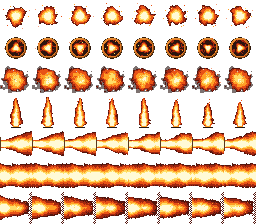
#> input picture assets/effects/fire_sheet.png, 256 x 224 px, found by its file name
$ python astra.py
#> lines starting #> are read from the running program, lines starting #| are printed output that depends on the picture; after the words box and inside, x2 and y2 are one past the last pixel; in counts of white or black regions, pixels touching at a corner belong together
### tools/enemy_art/fire.py
"""FIRE, drawn for a top-down game (a proposal sheet: five kinds, eight looping frames each, 32 x 32 cells: the size of every effect sprite in this game).

Fire seen from ABOVE is not a tongue standing up on a page: it is a hot core with a ragged, churning skirt that licks outward in every direction,
brightest at the middle and breaking into dark red and ember at the rim; a jet from a wall is a fan that opens as it travels; an engine's exhaust is a
teardrop with a pulsing core.  So each kind here is a polar or a plume field of animated noise, cut into SIX flat colour bands (white-yellow, yellow, orange,
red, dark red, char) with a Bayer dither at every band edge: pixel art, no smooth gradients.  Every loop closes (time enters only through cos/sin of one
turn), and nothing is random: the same run writes the same bytes.

    python tools/enemy_art/fire.py        ->  build/fire_sheet.png (256 x 224, raw)  and  build/fire_preview.png (the contact sheet, labelled)

Rows: 0 HEARTH (a campfire, a pyre, a forge mouth: a swirl of tongues round a core)   1 BRAZIER (the same fire in a bronze bowl: the lamps, the altars, the
shrine)   2 GROUND (burning ground: Jvala's cinders, Agneya's trail, the ash)   3 EXHAUST (an engine seen from above, streaming up the cell: the ships)
4 JET MOUTH + 5 JET BODY + 6 JET TIP (a vent in a wall flaming to the right: the mouth, then the body tiled end to end, then the tip; the Smelters' vents)."""
import math
import os

import numpy as np
from PIL import Image, ImageDraw

S = 32                 # a cell: every effect (fire, smoke, water ...) is 32 x 32 px
Z = 64 // S            # the shapes below are designed on a 64-unit field and SAMPLED at every Z-th point, so a 32 px cell is drawn natively, never shrunk
N = 8
TAU = math.pi * 2

# the six bands, brightest first (rgb); the seventh colour is the char at the rim
BANDS = np.array([
    (255, 250, 214),   # white-yellow: the core
    (255, 222, 104),   # yellow
    (255, 158, 38),    # orange
    (232, 82, 22),     # red
    (160, 38, 16),     # dark red
    (84, 22, 14),      # char, at the very rim
], dtype=np.uint8)
THRESH = np.array([0.80, 0.58, 0.38, 0.20, 0.07])   # v above each = that band; below the last = char; below 0.0 = nothing

BAYER = np.array([[0, 8, 2, 10], [12, 4, 14, 6], [3, 11, 1, 9], [15, 7, 13, 5]]) / 16.0 - 0.5
GY, GX = np.mgrid[0:S, 0:S]
BAY = BAYER[GY % 4, GX % 4]
YS, XS = GY * Z + (Z - 1) / 2.0, GX * Z + (Z - 1) / 2.0     # the field's own coordinates (0..63)


def _hash(ix, iy, seed):
    n = (ix * 374761393 + iy * 668265263 + seed * 1442695041) & 0xFFFFFFFF
    n = ((n ^ (n >> 13)) * 1274126177) & 0xFFFFFFFF
    return ((n ^ (n >> 16)) & 0xFFFF) / 65535.0


def vnoise(x, y, seed=1):
    """Smooth value noise on the plane."""
    x0, y0 = np.floor(x).astype(np.int64), np.floor(y).astype(np.int64)
    fx, fy = x - x0, y - y0
    fx, fy = fx * fx * (3 - 2 * fx), fy * fy * (3 - 2 * fy)
    a, b = _hash(x0, y0, seed), _hash(x0 + 1, y0, seed)
    c, d = _hash(x0, y0 + 1, seed), _hash(x0 + 1, y0 + 1, seed)
    return a * (1 - fx) * (1 - fy) + b * fx * (1 - fy) + c * (1 - fx) * fy + d * fx * fy


def fbm(x, y, seed=1):
    return 0.55 * vnoise(x, y, seed) + 0.30 * vnoise(x * 2.1, y * 2.1, seed + 7) + 0.15 * vnoise(x * 4.3, y * 4.3, seed + 13)


def quantise(v, alpha_floor=0.0):
    """A field 0..1 into the six flat bands, dithered at every edge; below the floor there is no fire at all."""
    out = np.zeros((S, S, 4), dtype=np.uint8)
    vd = v + BAY * 0.07
    idx = np.full(v.shape, 5, dtype=np.int64)               # char by default
    for k, th in reversed(list(enumerate(THRESH))):
        idx = np.where(vd > th, k, idx)
    live = (v + BAY * 0.02) > alpha_floor
    out[live, :3] = BANDS[idx[live]]
    out[live, 3] = 255
    return out


def put(img, x, y, colour, alpha=255):
    xi, yi = int(math.floor(x / Z)), int(math.floor(y / Z))        # (x, y) are field coordinates
    if 0 <= xi < S and 0 <= yi < S:
        img[yi, xi, :3] = colour
        img[yi, xi, 3] = alpha


def embers(img, t, n, r0, r1, cx=31.5, cy=31.5, seed=3, spread=TAU):
    """Sparks that leave the fire: each travels outward over the loop and cools yellow, orange, red as it goes."""
    for k in range(n):
        ph = (t + _hash(k, 1, seed)) % 1.0
        a = (k * 2.399963 + _hash(k, 2, seed) * 0.8) % spread
        r = r0 + (r1 - r0) * ph
        put(img, cx + math.cos(a) * r, cy + math.sin(a) * r, BANDS[1] if ph < 0.35 else BANDS[2] if ph < 0.7 else BANDS[3], 255 if ph < 0.85 else 140)


# ---------------------------------------------------------------- 0. HEARTH: a swirl of tongues round a core, seen from above
# [114 lines left out: functions hearth, brazier, ground, exhaust, _stream, not called in this run]


def jet_body(t):
    v, _, _ = _stream(t, 1.0, 1.0)
    return quantise(v)


# [23 lines left out: functions jet_mouth, jet_tip, not called in this run]


KINDS = [("HEARTH", hearth), ("BRAZIER", brazier), ("GROUND", ground), ("EXHAUST", exhaust), ("JET MOUTH", jet_mouth), ("JET BODY", jet_body), ("JET TIP", jet_tip)]


# [24 lines left out: functions build, preview, not called in this run]


# [6 lines that do not run on import are left out]

### tools/enemy_art/astra.py
"""THE ASTRAS, drawn: one 32 x 32 sheet per astra, eight frames a row, in the language of fire.py (six flat colour bands, Bayer dither, every loop closes,
nothing is random).  This file holds the AGNI ASTRA ("the pyre": 12 fireballs fall in a circle the pilot aims, each bursts, ignites and leaves a burning patch).

    python tools/enemy_art/astra.py     ->  build/astra_agni.png (256 x 128, raw)   build/astra_agni_preview.png (labelled)   build/astra_agni_scene.png (the release, mocked)

Rows: 0 HELD   (the shard that rides the yantra while the mantra is held)    1 BALL  (the falling fireball: head and a tail of embers, tail up, turn it in code)
      2 BURST  (the impact, a ONE-SHOT: flash, ring, embers, gone - not a loop)    3 BURN  (the flame that rides a foe while it burns)
The burning PATCH left on the ground is the fire sheet's own GROUND row (fire.py), and the yantra, the reticle and the shadows are drawn as shapes in the game."""
import math
import os
import sys

import numpy as np
from PIL import Image, ImageDraw

sys.path.insert(0, os.path.dirname(os.path.abspath(__file__)))
import fire as F                                  # the bands, the dither, the noise and the 32 px cell are fire.py's, so the two sheets sit together

S, Z, N, TAU = F.S, F.Z, F.N, F.TAU
XS, YS = F.XS, F.YS
BANDS = F.BANDS


def hot(v):
    return np.clip(v, 0.0, 1.0)


# ---------------------------------------------------------------- 0. HELD: a small ball of flame, tongues licking round it
def held(t):
    p = t * TAU
    dx, dy = XS - 31.5, YS - 31.5
    d = np.hypot(dx, dy)
    th = np.arctan2(dy, dx)
    n = F.fbm(dx * 0.16 + math.cos(p) * 1.4, dy * 0.16 + math.sin(p) * 1.4, 101)
    lobes = 0.5 + 0.5 * np.sin(5 * th + p + 2.0 * n)                     # five tongues, turning once a loop
    r = 11.5 * (0.84 + 0.3 * lobes) * (0.88 + 0.26 * n)
    v = 1.0 - d / r
    v = v + 0.55 * np.exp(-(d / 4.6) ** 2)                               # the white-hot core
    img = F.quantise(hot(v) * (d < 17), 0.04)
    F.embers(img, t, 3, 10, 20, seed=7)
    return img


# ---------------------------------------------------------------- 1. BALL: a fireball dropping out of the sky, tail of embers up the cell
def ball(t):
    p = t * TAU
    hx, hy = 31.5, 44.0                                                    # the head sits low; the tail climbs the cell
    dx, dy = XS - hx, YS - hy
    d = np.hypot(dx, dy)
    u = hy - YS                                                            # up the tail from the head
    n = F.fbm(dx * 0.15 + math.cos(p) * 1.2, u * 0.12 - 1.8 * math.sin(p), 131)
    head = 1.0 - d / (10.5 * (0.85 + 0.35 * n))
    w = np.where(u > 0, 9.0 * np.clip(1 - u / 40.0, 0, 1) ** 0.8 + 0.6, 0.0)
    tail = 1.0 - np.abs(dx - 1.6 * np.sin(u * 0.28 - 2 * p)) / np.maximum(w * (0.6 + 0.8 * n), 0.5)
    tail = tail * np.clip(1.0 - u / 42.0, 0, 1) ** 0.7 * (u > 0)
    v = np.maximum(head, tail * 0.92) + 0.5 * np.exp(-(d / 4.2) ** 2)
    img = F.quantise(hot(v), 0.05)
    for k in range(6):                                                     # sparks shed from the tail
        ph = (t + F._hash(k, 3, 141)) % 1.0
        F.put(img, 31.5 + (F._hash(k, 4, 141) - 0.5) * 18, 40 - ph * 34, BANDS[1] if ph < 0.35 else BANDS[2] if ph < 0.7 else BANDS[3], 255 if ph < 0.85 else 130)
    return img


# ---------------------------------------------------------------- 2. BURST: the impact, a one-shot over eight frames (flash, shock ring, ember spray, smoke of char)
def burst(t):
    s = t * (N - 1) / (N - 1.0)                                            # 0 .. 1 over the eight frames (t is f/N, so t is at most 7/8)
    s = min(1.0, t * N / (N - 1.0))
    dx, dy = XS - 31.5, YS - 31.5
    d = np.hypot(dx, dy)
    th = np.arctan2(dy, dx)
    n = F.fbm(dx * 0.1, dy * 0.1, 161 + int(s * 3))
    ring_r = 3 + 26 * (1 - (1 - s) ** 2)                                   # the shock ring runs out fast and slows
    ring = np.exp(-((d - ring_r) / (2.0 + 2.0 * s)) ** 2) * (1.0 - s) ** 1.4 * (0.35 + 0.65 * min(1.0, s * 4))
    core = np.exp(-(d / (3.5 + 12 * math.sin(math.pi * min(1.0, s * 1.5)))) ** 2) * max(0.0, 1.4 - 1.5 * s)
    spray = (0.5 + 0.5 * np.sin(9 * th + 6 * n)) * np.exp(-((d - ring_r * 0.85) / 4.0) ** 2) * (1 - s) * 0.8
    v = hot(ring * 0.95 + core + spray * 0.6) * (0.75 + 0.4 * n) * (1.0 - 0.9 * s ** 3)
    img = F.quantise(v, 0.06)
    for k in range(10):                                                    # embers thrown outward, cooling as they go
        a = k * 2.399963 + F._hash(k, 5, 171) * 0.5
        r = 4 + (6 + 24 * F._hash(k, 6, 171)) * s
        if r < 30:
            F.put(img, 31.5 + math.cos(a) * r, 31.5 + math.sin(a) * r, BANDS[1] if s < 0.3 else BANDS[2] if s < 0.55 else BANDS[3] if s < 0.8 else BANDS[4], 255 if s < 0.85 else 120)
    return img


# ---------------------------------------------------------------- 3. BURN: the little flame that rides a burning foe (tip up, base at the foot of the cell)
def burn(t):
    p = t * TAU
    u = 62.0 - YS
    dx = XS - 31.5
    L = 36 + 4 * math.sin(p) + 2 * math.sin(2 * p + 1)
    w = np.where(u < 4, 3.0 + u, 8.5 * np.clip(1 - u / L, 0, 1) ** 0.65 + 0.6)
    wob = 1.2 * np.sin(u * 0.35 - 2 * p) * np.clip(u / 20.0, 0, 1)
    n = F.fbm((dx - wob) * 0.16 + math.cos(p), u * 0.12 - 1.6 * math.sin(p), 191)
    v = 1 - np.abs(dx - wob) / (w * (0.62 + 0.7 * n))
    v = v * np.clip((L - u) / L + 0.2, 0, 1) ** 0.6 + 0.45 * np.exp(-(dx / 3.0) ** 2) * np.clip(1 - u / (L * 0.8), 0, 1)
    v = np.where((u < -1) | (u > L), -1, v)
    img = F.quantise(v, 0.05)
    for k in range(3):
        ph = (t + F._hash(k, 7, 201)) % 1.0
        F.put(img, 31.5 + (F._hash(k, 8, 201) - 0.5) * 12, 56 - ph * 40, BANDS[2] if ph < 0.6 else BANDS[3], 255)
    return img


ROWS = [("HELD", held), ("BALL", ball), ("BURST (one-shot)", burst), ("BURN (on a foe)", burn)]


def build():
    sheet = Image.new("RGBA", (N * S, len(ROWS) * S), (0, 0, 0, 0))
#> sheet: PIL image 256x128 RGBA; every value is 0
    for r, (_, fn) in enumerate(ROWS):
        for f in range(N):
            sheet.alpha_composite(Image.fromarray(fn(f / N), "RGBA"), (f * S, r * S))
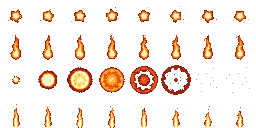
#> sheet: PIL image 256x128 RGBA; mean R, G, B, A 31.4, 17.4, 8.5, 37.5; transparent parts drawn white
    return sheet


def cell(sheet, row, frame):
    return sheet.crop((frame * S, row * S, (frame + 1) * S, (row + 1) * S))


def preview(sheet, scale=6):
#> called with scale = 6
    pad, lab = 6, 130
    W = lab + N * S * scale + pad
    H = len(ROWS) * (S * scale + pad) + pad
    bg = Image.new("RGBA", (W, H), (24, 20, 22, 255))
    d = ImageDraw.Draw(bg)
    for r, (name, _) in enumerate(ROWS):
        y = pad + r * (S * scale + pad)
        d.rectangle([lab, y, lab + N * S * scale // 2, y + S * scale], fill=(40, 36, 38))
        d.rectangle([lab + N * S * scale // 2, y, lab + N * S * scale, y + S * scale], fill=(14, 12, 14))
        row = sheet.crop((0, r * S, N * S, (r + 1) * S)).resize((N * S * scale, S * scale), Image.NEAREST)
        bg.alpha_composite(row, (lab, y))
        d.text((6, y + S * scale // 2 - 6), f"{r + 1}  {name}", fill=(255, 220, 140, 255))
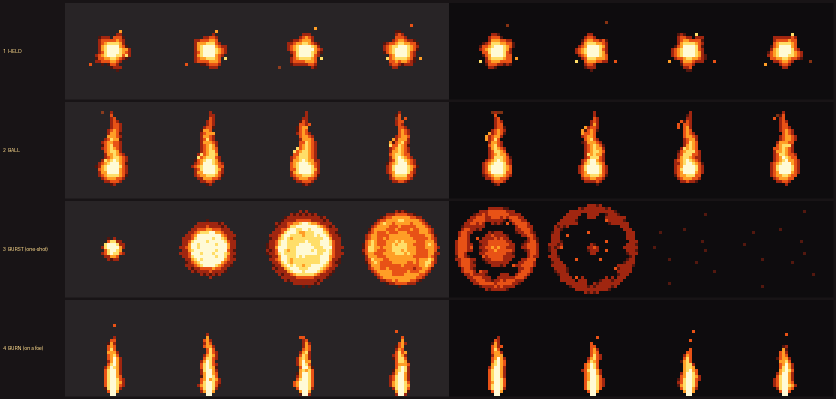
#> bg: PIL image 1672x798 RGBA (shown at 1/2 size); mean R, G, B, A 50.7, 35.7, 29.6, 255
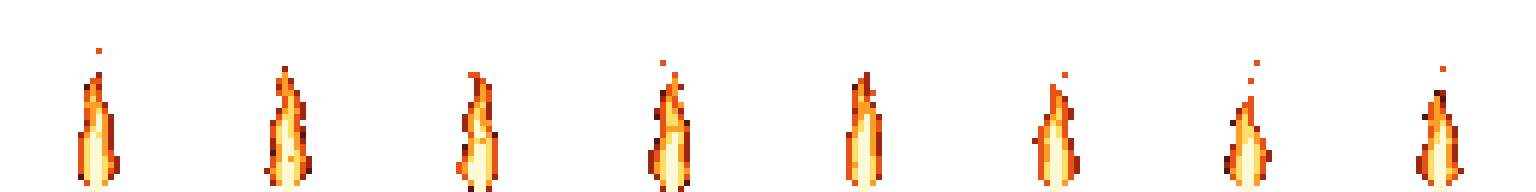
#> row: PIL image 1536x192 RGBA; mean R, G, B, A 20, 13, 7.1, 22.1; transparent parts drawn white
    return bg


def additive(base, img, x, y, alpha=1.0, scale=1):
    """Lay a sprite on the scene the way the game does: additive light."""
    if scale != 1:
        img = img.resize((img.width * scale, img.height * scale), Image.NEAREST)
    a = np.asarray(img).astype(np.float32)
    b = np.asarray(base).astype(np.float32)
    x0, y0 = int(x), int(y)
    h, w = a.shape[:2]
    ys, xs = max(0, y0), max(0, x0)
    ye, xe = min(b.shape[0], y0 + h), min(b.shape[1], x0 + w)
    if ye <= ys or xe <= xs:
        return base
    src = a[ys - y0:ye - y0, xs - x0:xe - x0]
    k = (src[..., 3:4] / 255.0) * alpha
    b[ys:ye, xs:xe, :3] = np.clip(b[ys:ye, xs:xe, :3] + src[..., :3] * k, 0, 255)
    return Image.fromarray(b.astype(np.uint8), "RGBA")


def scene(sheet, scale=3, frames=4):
    """The release, mocked: the pilot's hull at the foot, the reticle ahead, balls falling, bursts, patches. Four moments side by side."""
#> called with scale = 3, frames = 4
    fire = Image.open(os.path.join("build", "fire_sheet.png")).convert("RGBA") if os.path.exists(os.path.join("build", "fire_sheet.png")) else None
#> fire is the input picture: PIL image 256x224 RGBA; mean R, G, B, A 88, 53.7, 29, 112
    cw, ch = 200, 150
    out = Image.new("RGBA", (cw * frames * scale + 8 * (frames + 1), ch * scale + 16), (24, 20, 22, 255))
    for m in range(frames):
        pane = Image.new("RGBA", (cw, ch), (16, 14, 18, 255))
        d = ImageDraw.Draw(pane)
        cx, cy, R = 100, 60, 46
        for g in range(0, cw, 20):
            d.line([(g, 0), (g, ch)], fill=(24, 22, 28, 255))
        for g in range(0, ch, 20):
            d.line([(0, g), (cw, g)], fill=(24, 22, 28, 255))
        # the reticle: a ring that grew with the charge, a faint fill
        d.ellipse([cx - R, cy - R, cx + R, cy + R], outline=(150, 60, 30, 255))
        d.ellipse([cx - R + 3, cy - R + 3, cx + R - 3, cy + R - 3], outline=(90, 40, 24, 255))
        d.polygon([(100, 140), (94, 150), (106, 150)], fill=(150, 200, 230, 255))   # the hull, a mark
        pane = additive(pane, cell(sheet, 0, (m * 2) % N), 94 - 16, 118, 0.9)         # a held shard at the yantra before release
        hits = [(-24, -18, 0), (20, -26, 1), (-6, 8, 2), (30, 14, 3), (-34, 18, 4), (4, -38, 5), (14, 30, 6), (-18, -4, 7)]
        for i, (ox, oy, k) in enumerate(hits):
            born = 0.7 * i / len(hits)
            lt = (m + 1) / frames - born                                       # seconds-ish since this one was loosed (0..1)
            px, py = cx + ox, cy + oy
            if lt <= 0:
                continue
            if lt < 0.30:                                                       # falling: the shadow grows, the ball is higher up as it nears
                fall = lt / 0.30
                d2 = ImageDraw.Draw(pane)
                r = 2 + 8 * fall
                d2.ellipse([px - r, py - r * 0.6, px + r, py + r * 0.6], fill=(8, 6, 8, 255))
                pane = additive(pane, cell(sheet, 1, (i * 3 + m) % N), px - 16, py - 16 - int(70 * (1 - fall)), 1.0)
            else:                                                               # burst, then the patch
                b = min(N - 1, int((lt - 0.30) / 0.15 * (N - 1)))
                if fire is not None and lt > 0.35:
                    pane = additive(pane, cell(fire, 2, (i + m) % N), px - 16, py - 16, min(0.8, (lt - 0.30) * 2))
                if lt < 0.6:
                    pane = additive(pane, cell(sheet, 2, b), px - 16, py - 16, 1.0)
        # one foe, burning
        pane = additive(pane, cell(sheet, 3, (m * 3) % N), 140, 20, 1.0)
        d3 = ImageDraw.Draw(pane)
        d3.rectangle([148, 44, 156, 52], fill=(120, 110, 100, 255))
        out.alpha_composite(pane.resize((cw * scale, ch * scale), Image.NEAREST), (8 + m * (cw * scale + 8), 8))
#> this loop made 4 passes
#> pass 1, in additive, `b = np.asarray(base).astype(np.float32)`:
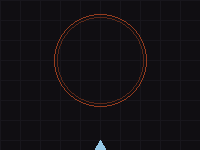
#> b: shape (150, 200, 4) float32; mean R, G, B, A 18.8, 15.8, 19.6, 255
#> pass 1, in additive, `k = (src[..., 3:4] / 255.0) * alpha`:
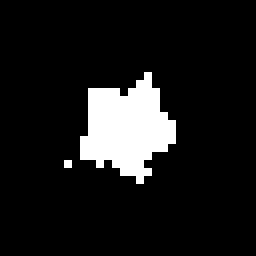
#> k: shape (32, 32, 1) float32 (shown 8 times larger); values 0 (black) and 0.9 (white), 10.2% white; 2 white regions (1 under 20 px), largest, box (x1, y1, x2, y2) and area: (10, 9, 22, 23) 103
#> after the loop:
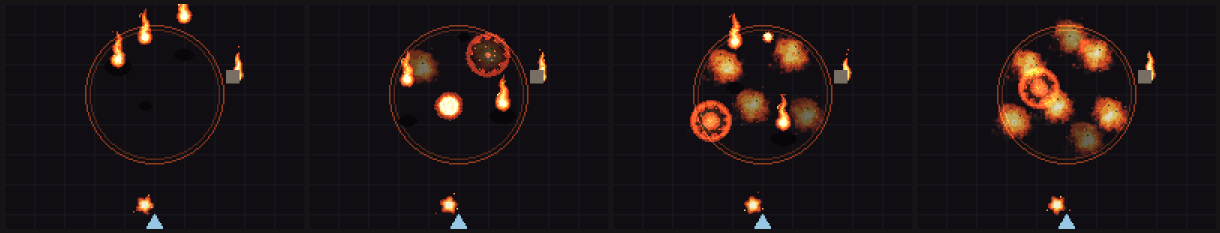
#> out: PIL image 2440x466 RGBA (shown at 1/2 size); mean R, G, B, A 29.7, 21.5, 22.1, 255
#> after the loop:
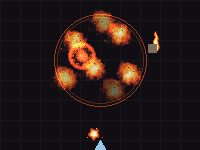
#> pane: PIL image 200x150 RGBA; mean R, G, B, A 36.7, 24.9, 23.2, 255
    return out


if __name__ == "__main__":
    os.makedirs("build", exist_ok=True)
    if not os.path.exists("build/fire_sheet.png"):
        F.build().save("build/fire_sheet.png")
    sh = build()
    sh.save("build/astra_agni.png")
    preview(sh).convert("RGB").save("build/astra_agni_preview.png")
    scene(sh).convert("RGB").save("build/astra_agni_scene.png")
    print(sh.size)
#| (256, 128)
